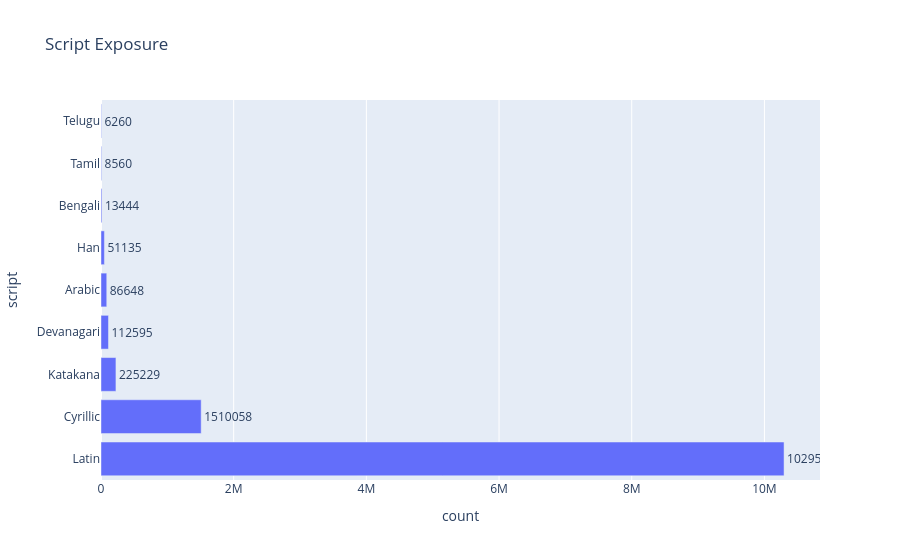

Notebook code for this chart:
### Code cell
fig = px.bar(
    exp,
    x="count",
    y="script",
    title="Script Exposure",
    text="count"
)

fig.update_traces(textposition="outside")

fig.show()

### Figure 1 — Plotly figure (JSON) as saved in the notebook; plotly's stock layout.template omitted (floating-point values rounded to 4 significant figures)
{"data": [{"hovertemplate": "count=%{text}<br>script=%{y}<extra></extra>", "legendgroup": "", "marker": {"color": "#636efa", "pattern": {"shape": ""}}, "name": "", "orientation": "h", "showlegend": false, "text": [10300000.0, 1510000.0, 225200.0, 112600.0, 86650.0, 51140.0, 13440.0, 8560.0, 6260.0], "textposition": "outside", "type": "bar", "x": [10295924, 1510058, 225229, 112595, 86648, 51135, 13444, 8560, 6260], "xaxis": "x", "y": ["Latin", "Cyrillic", "Katakana", "Devanagari", "Arabic", "Han", "Bengali", "Tamil", "Telugu"], "yaxis": "y"}], "layout": {"barmode": "relative", "legend": {"tracegroupgap": 0}, "title": {"text": "Script Exposure"}, "xaxis": {"anchor": "y", "domain": [0, 1], "title": {"text": "count"}}, "yaxis": {"anchor": "x", "domain": [0, 1], "title": {"text": "script"}}}}
